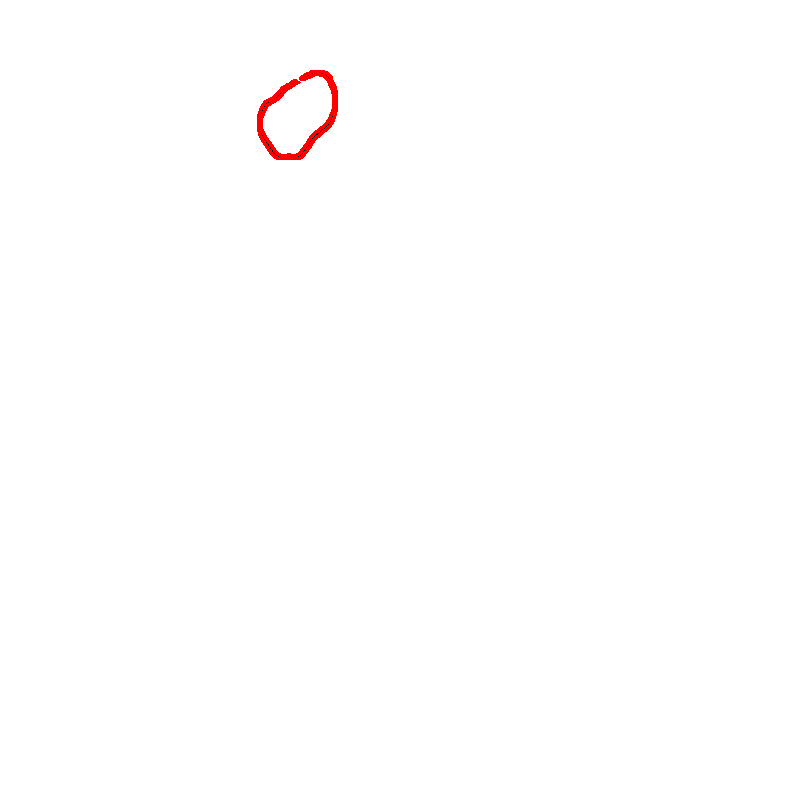
#> input picture bud3_v2/images/result_pics/res_image_02-07-2020_03-00-59_PM.png, 800 x 800 px
$ python -i find_contours.py   (imports and definitions only)   (older library calls are emulated)
#> lines starting #> are read from the running program, lines starting #| are printed output that depends on the picture; after the words box and inside, x2 and y2 are one past the last pixel; in counts of white or black regions, pixels touching at a corner belong together
import numpy as np
import cv2
import seaborn as sns
import matplotlib.pyplot as plt
import os
from pathlib import Path
from math import sqrt
from datetime import datetime
from datetime import timedelta
import matplotlib.dates as mdates
from scipy import stats

def canny_edge(in_filename):
    img = cv2.imread(in_filename, 0)
#> img: shape (800, 800); min 0, max 255, mean 254.5
    gray_filtered = cv2.bilateralFilter(img, 10, 600, 2)

    # Using the Canny filter to get contours
    edges = cv2.Canny(gray_filtered, 20, 30)
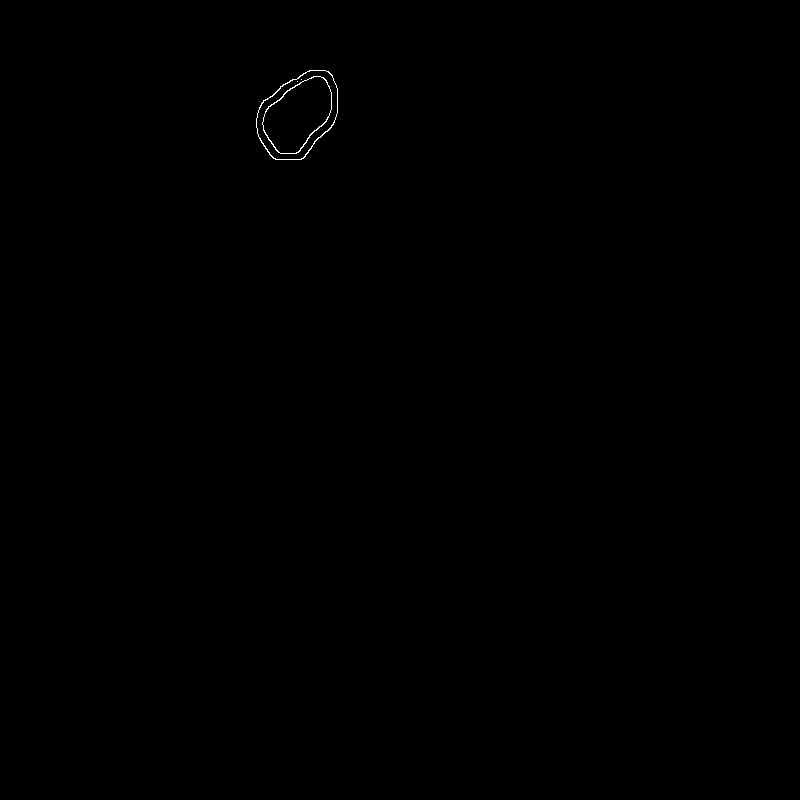
#> edges: shape (800, 800); 0.09% white in thin lines or dots, all inside (x1, y1, x2, y2) = (256, 70, 338, 160)
    # Using the Canny filter with different parameters
    edges_high_thresh = cv2.Canny(gray_filtered, 60 , 300)
    # Stacking the images to print them together
    # For comparison
    images = np.hstack((img, edges, edges_high_thresh))
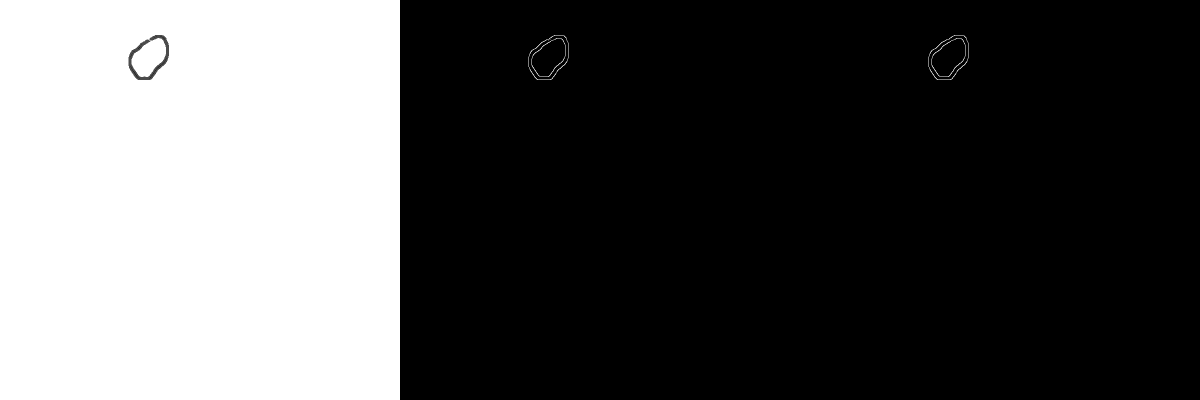
#> images: shape (800, 2400) (shown at 1/2 size); min 0, max 255, mean 85
    # Output the resulting

    cv2.imwrite('images/canny_img/canny_'+ \
                 os.path.splitext(os.path.basename(in_filename))[0] + \
                 '.png',images)
    return edges_high_thresh

# [35 lines left out: function rect, not called in this run]

# def contours_metadata(contours):
#     ##將contours的metadata存入contours_data
#     contours_data = {}
#     cnts_perimeter = []
#     cnts_area = []
#     cnts_index = []
#
#     ## 計算資料分布改框的條件，因為小於200的資料太多，故刪除
#     for c in contours:
#         if cv2.contourArea(c) > 200.0 and \
#                 cv2.arcLength(c, False) < 600:
#             cnts_index.append(c)
#             cnts_perimeter.append(cv2.arcLength(c, False))
#             cnts_area.append(cv2.contourArea(c))
#     contours_data['index'] = cnts_index
#     contours_data['perimeter'] = cnts_perimeter
#     contours_data['area'] = cnts_area
#     # show_statistic(contours_data['area'],25.0)
#
#     # plt.hist(contours_data['area'], color = 'blue', edgecolor = 'black'
#     #          ,bins = int((max(contours_data['area'])-min(contours_data['area']))/25.0))
#     contours_data['area_avg'] = np.average(contours_data['area'])
#     contours_data['area_variance'] = np.var(contours_data['area'])
#     contours_data['area_std'] = np.std(contours_data['area'])
#     bp_dict = plt.boxplot(contours_data['area'])
#
#     contours_data['area_Q1'] = [item.get_ydata()[1] for item in bp_dict['boxes']][0]
#     contours_data['area_Q3'] = [item.get_ydata()[3] for item in bp_dict['boxes']][0]
#     contours_data['area_median'] = [item.get_ydata()[1] for item in bp_dict['medians']][0]
#     contours_data['area_min'] = [item.get_ydata()[1] for item in bp_dict['whiskers']][0]
#     contours_data['area_max'] = [item.get_ydata()[1] for item in bp_dict['whiskers']][1]
#
#     plt.clf()
#     plt.close()
#     # print("25%: ",contours_data['area_Q1'])
#     # print("75%: ",contours_data['area_Q3'])
#     # print("median: ",contours_data['area_median'])
#     # print("min",contours_data['area_min'])
#     # print("max",contours_data['area_max'])
#
#     return contours_data

def myfunc(x):
    return slope * x + intercept

# draw_fitline v0.1.1 updated at 2020/08/06
# x, y: data to fit
# pyplot_formatter: pyplot Format Strings
# fit_type: one of "exp", "poly", "linear"
# "poly" will use 3rd degree polynomial to draw the fit curve

# The original x value bases on timestamps
# and the value is too big, regression function will have ugly coefficients to display
# We use twiny() to draw on another x-axis
# to avoid the problem here
# [235 lines left out: functions draw_fitline, BudContours, filterData, not called in this run]

>>> result = canny_edge('images/result_pics/res_image_02-07-2020_03-00-59_PM.png')
